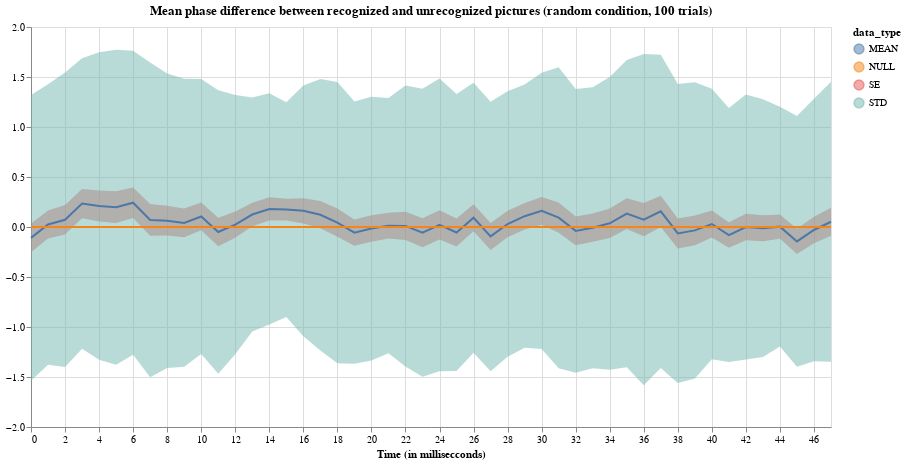

This figure's notebook cell:
### Markdown cell above
The two plots below illustrate the main results of the experiment. In case recognition is not contingent on the gamma phase, the average phase difference merely deviates from 0, while under the contingency assumption a systematic difference is apparent.

### Code cell
plot_result(mixed_result_rand, "random", 100)

### Figure 1 — Vega-Lite specification as saved in the notebook (floating-point values rounded to 4 significant figures)
{"config": {"view": {"continuousWidth": 400, "continuousHeight": 300}}, "layer": [{"data": {"name": "data-3b3e21188ccf3546d18593c46db2bdf4"}, "mark": {"type": "area", "opacity": 0.5}, "encoding": {"color": {"type": "nominal", "field": "data_type"}, "x": {"type": "quantitative", "field": "index", "scale": {"domain": [0, 47], "nice": false}, "title": "Time (in millisecconds)"}, "y": {"type": "quantitative", "field": "bottom", "scale": {"domain": [-1.774, 1.774]}, "title": null}, "y2": {"field": "top"}}, "height": 400, "title": "Mean phase difference between recognized and unrecognized pictures (random condition, 100 trials)", "width": 800}, {"data": {"name": "data-e67539eddb3510c9470694d0b4646667"}, "mark": "line", "encoding": {"color": {"type": "nominal", "field": "data_type"}, "x": {"type": "quantitative", "field": "index", "scale": {"domain": [0, 47], "nice": false}, "title": "Time (in millisecconds)"}, "y": {"type": "quantitative", "field": "values"}}, "height": 400, "title": "Mean phase difference between recognized and unrecognized pictures (random condition, 100 trials)", "width": 800}], "$schema": "https://vega.github.io/schema/vega-lite/v4.8.1.json", "datasets": {"data-3b3e21188ccf3546d18593c46db2bdf4": [{"index": 0, "bottom": -0.2524, "data_type": "SE", "top": 0.0346}, {"index": 1, "bottom": -0.1157, "data_type": "SE", "top": 0.166}, {"index": 2, "bottom": -0.07619, "data_type": "SE", "top": 0.2198}, {"index": 3, "bottom": 0.08797, "data_type": "SE", "top": 0.3799}, {"index": 4, "bottom": 0.05524, "data_type": "SE", "top": 0.3645}, {"index": 5, "bottom": 0.04035, "data_type": "SE", "top": 0.3569}, {"index": 6, "bottom": 0.08994, "data_type": "SE", "top": 0.3956}, {"index": 7, "bottom": -0.08709, "data_type": "SE", "top": 0.2291}, {"index": 8, "bottom": -0.08458, "data_type": "SE", "top": 0.2115}, {"index": 9, "bottom": -0.1034, "data_type": "SE", "top": 0.186}, {"index": 10, "bottom": -0.03262, "data_type": "SE", "top": 0.2438}, {"index": 11, "bottom": -0.1928, "data_type": "SE", "top": 0.09222}, {"index": 12, "bottom": -0.1064, "data_type": "SE", "top": 0.154}, {"index": 13, "bottom": 0.007098, "data_type": "SE", "top": 0.2421}, {"index": 14, "bottom": 0.0643, "data_type": "SE", "top": 0.2966}, {"index": 15, "bottom": 0.06616, "data_type": "SE", "top": 0.2819}, {"index": 16, "bottom": 0.0355, "data_type": "SE", "top": 0.2873}, {"index": 17, "bottom": -0.01363, "data_type": "SE", "top": 0.2591}, {"index": 18, "bottom": -0.09725, "data_type": "SE", "top": 0.1855}, {"index": 19, "bottom": -0.1884, "data_type": "SE", "top": 0.07511}, {"index": 20, "bottom": -0.1485, "data_type": "SE", "top": 0.1167}, {"index": 21, "bottom": -0.1148, "data_type": "SE", "top": 0.1416}, {"index": 22, "bottom": -0.1305, "data_type": "SE", "top": 0.1518}, {"index": 23, "bottom": -0.2017, "data_type": "SE", "top": 0.08776}, {"index": 24, "bottom": -0.1262, "data_type": "SE", "top": 0.168}, {"index": 25, "bottom": -0.1941, "data_type": "SE", "top": 0.08427}, {"index": 26, "bottom": -0.04333, "data_type": "SE", "top": 0.2282}, {"index": 27, "bottom": -0.2297, "data_type": "SE", "top": 0.04108}, {"index": 28, "bottom": -0.1036, "data_type": "SE", "top": 0.1635}, {"index": 29, "bottom": -0.02415, "data_type": "SE", "top": 0.2404}, {"index": 30, "bottom": 0.02262, "data_type": "SE", "top": 0.3002}, {"index": 31, "bottom": -0.05798, "data_type": "SE", "top": 0.2445}, {"index": 32, "bottom": -0.1813, "data_type": "SE", "top": 0.104}, {"index": 33, "bottom": -0.1481, "data_type": "SE", "top": 0.1343}, {"index": 34, "bottom": -0.1101, "data_type": "SE", "top": 0.1842}, {"index": 35, "bottom": -0.02048, "data_type": "SE", "top": 0.2881}, {"index": 36, "bottom": -0.0923, "data_type": "SE", "top": 0.2408}, {"index": 37, "bottom": -0.001075, "data_type": "SE", "top": 0.3137}, {"index": 38, "bottom": -0.2148, "data_type": "SE", "top": 0.08585}, {"index": 39, "bottom": -0.1827, "data_type": "SE", "top": 0.1151}, {"index": 40, "bottom": -0.1061, "data_type": "SE", "top": 0.1658}, {"index": 41, "bottom": -0.208, "data_type": "SE", "top": 0.04724}, {"index": 42, "bottom": -0.1331, "data_type": "SE", "top": 0.133}, {"index": 43, "bottom": -0.1418, "data_type": "SE", "top": 0.1173}, {"index": 44, "bottom": -0.1171, "data_type": "SE", "top": 0.124}, {"index": 45, "bottom": -0.2706, "data_type": "SE", "top": -0.01849}, {"index": 46, "bottom": -0.1617, "data_type": "SE", "top": 0.1021}, {"index": 47, "bottom": -0.08801, "data_type": "SE", "top": 0.1935}, {"index": 0, "bottom": -1.537, "data_type": "STD", "top": 1.319}, {"index": 1, "bottom": -1.376, "data_type": "STD", "top": 1.427}, {"index": 2, "bottom": -1.401, "data_type": "STD", "top": 1.544}, {"index": 3, "bottom": -1.219, "data_type": "STD", "top": 1.686}, {"index": 4, "bottom": -1.329, "data_type": "STD", "top": 1.748}, {"index": 5, "bottom": -1.376, "data_type": "STD", "top": 1.774}, {"index": 6, "bottom": -1.278, "data_type": "STD", "top": 1.763}, {"index": 7, "bottom": -1.502, "data_type": "STD", "top": 1.644}, {"index": 8, "bottom": -1.409, "data_type": "STD", "top": 1.536}, {"index": 9, "bottom": -1.399, "data_type": "STD", "top": 1.481}, {"index": 10, "bottom": -1.269, "data_type": "STD", "top": 1.481}, {"index": 11, "bottom": -1.468, "data_type": "STD", "top": 1.368}, {"index": 12, "bottom": -1.272, "data_type": "STD", "top": 1.319}, {"index": 13, "bottom": -1.045, "data_type": "STD", "top": 1.294}, {"index": 14, "bottom": -0.9754, "data_type": "STD", "top": 1.336}, {"index": 15, "bottom": -0.8991, "data_type": "STD", "top": 1.247}, {"index": 16, "bottom": -1.092, "data_type": "STD", "top": 1.414}, {"index": 17, "bottom": -1.234, "data_type": "STD", "top": 1.48}, {"index": 18, "bottom": -1.363, "data_type": "STD", "top": 1.451}, {"index": 19, "bottom": -1.368, "data_type": "STD", "top": 1.254}, {"index": 20, "bottom": -1.335, "data_type": "STD", "top": 1.303}, {"index": 21, "bottom": -1.262, "data_type": "STD", "top": 1.289}, {"index": 22, "bottom": -1.394, "data_type": "STD", "top": 1.415}, {"index": 23, "bottom": -1.497, "data_type": "STD", "top": 1.383}, {"index": 24, "bottom": -1.442, "data_type": "STD", "top": 1.484}, {"index": 25, "bottom": -1.44, "data_type": "STD", "top": 1.33}, {"index": 26, "bottom": -1.258, "data_type": "STD", "top": 1.443}, {"index": 27, "bottom": -1.441, "data_type": "STD", "top": 1.253}, {"index": 28, "bottom": -1.299, "data_type": "STD", "top": 1.358}, {"index": 29, "bottom": -1.208, "data_type": "STD", "top": 1.424}, {"index": 30, "bottom": -1.219, "data_type": "STD", "top": 1.542}, {"index": 31, "bottom": -1.412, "data_type": "STD", "top": 1.598}, {"index": 32, "bottom": -1.458, "data_type": "STD", "top": 1.381}, {"index": 33, "bottom": -1.412, "data_type": "STD", "top": 1.398}, {"index": 34, "bottom": -1.427, "data_type": "STD", "top": 1.501}, {"index": 35, "bottom": -1.401, "data_type": "STD", "top": 1.669}, {"index": 36, "bottom": -1.583, "data_type": "STD", "top": 1.731}, {"index": 37, "bottom": -1.41, "data_type": "STD", "top": 1.722}, {"index": 38, "bottom": -1.56, "data_type": "STD", "top": 1.431}, {"index": 39, "bottom": -1.515, "data_type": "STD", "top": 1.448}, {"index": 40, "bottom": -1.323, "data_type": "STD", "top": 1.382}, {"index": 41, "bottom": -1.35, "data_type": "STD", "top": 1.189}, {"index": 42, "bottom": -1.324, "data_type": "STD", "top": 1.324}, {"index": 43, "bottom": -1.301, "data_type": "STD", "top": 1.277}, {"index": 44, "bottom": -1.196, "data_type": "STD", "top": 1.203}, {"index": 45, "bottom": -1.399, "data_type": "STD", "top": 1.11}, {"index": 46, "bottom": -1.342, "data_type": "STD", "top": 1.282}, {"index": 47, "bottom": -1.348, "data_type": "STD", "top": 1.453}], "data-e67539eddb3510c9470694d0b4646667": [{"index": 0, "values": -0.1089, "data_type": "MEAN"}, {"index": 1, "values": 0.02514, "data_type": "MEAN"}, {"index": 2, "values": 0.0718, "data_type": "MEAN"}, {"index": 3, "values": 0.234, "data_type": "MEAN"}, {"index": 4, "values": 0.2099, "data_type": "MEAN"}, {"index": 5, "values": 0.1986, "data_type": "MEAN"}, {"index": 6, "values": 0.2428, "data_type": "MEAN"}, {"index": 7, "values": 0.07102, "data_type": "MEAN"}, {"index": 8, "values": 0.06344, "data_type": "MEAN"}, {"index": 9, "values": 0.04129, "data_type": "MEAN"}, {"index": 10, "values": 0.1056, "data_type": "MEAN"}, {"index": 11, "values": -0.05031, "data_type": "MEAN"}, {"index": 12, "values": 0.02376, "data_type": "MEAN"}, {"index": 13, "values": 0.1246, "data_type": "MEAN"}, {"index": 14, "values": 0.1805, "data_type": "MEAN"}, {"index": 15, "values": 0.174, "data_type": "MEAN"}, {"index": 16, "values": 0.1614, "data_type": "MEAN"}, {"index": 17, "values": 0.1227, "data_type": "MEAN"}, {"index": 18, "values": 0.04413, "data_type": "MEAN"}, {"index": 19, "values": -0.05665, "data_type": "MEAN"}, {"index": 20, "values": -0.01589, "data_type": "MEAN"}, {"index": 21, "values": 0.01338, "data_type": "MEAN"}, {"index": 22, "values": 0.01067, "data_type": "MEAN"}, {"index": 23, "values": -0.05697, "data_type": "MEAN"}, {"index": 24, "values": 0.02093, "data_type": "MEAN"}, {"index": 25, "values": -0.05492, "data_type": "MEAN"}, {"index": 26, "values": 0.09243, "data_type": "MEAN"}, {"index": 27, "values": -0.0943, "data_type": "MEAN"}, {"index": 28, "values": 0.02994, "data_type": "MEAN"}, {"index": 29, "values": 0.1081, "data_type": "MEAN"}, {"index": 30, "values": 0.1614, "data_type": "MEAN"}, {"index": 31, "values": 0.09327, "data_type": "MEAN"}, {"index": 32, "values": -0.03865, "data_type": "MEAN"}, {"index": 33, "values": -0.006922, "data_type": "MEAN"}, {"index": 34, "values": 0.03705, "data_type": "MEAN"}, {"index": 35, "values": 0.1338, "data_type": "MEAN"}, {"index": 36, "values": 0.07423, "data_type": "MEAN"}, {"index": 37, "values": 0.1563, "data_type": "MEAN"}, {"index": 38, "values": -0.06448, "data_type": "MEAN"}, {"index": 39, "values": -0.03379, "data_type": "MEAN"}, {"index": 40, "values": 0.02983, "data_type": "MEAN"}, {"index": 41, "values": -0.08037, "data_type": "MEAN"}, {"index": 42, "values": -4.241e-05, "data_type": "MEAN"}, {"index": 43, "values": -0.01222, "data_type": "MEAN"}, {"index": 44, "values": 0.003443, "data_type": "MEAN"}, {"index": 45, "values": -0.1445, "data_type": "MEAN"}, {"index": 46, "values": -0.02983, "data_type": "MEAN"}, {"index": 47, "values": 0.05273, "data_type": "MEAN"}, {"index": 0, "values": 0.0, "data_type": "NULL"}, {"index": 1, "values": 0.0, "data_type": "NULL"}, {"index": 2, "values": 0.0, "data_type": "NULL"}, {"index": 3, "values": 0.0, "data_type": "NULL"}, {"index": 4, "values": 0.0, "data_type": "NULL"}, {"index": 5, "values": 0.0, "data_type": "NULL"}, {"index": 6, "values": 0.0, "data_type": "NULL"}, {"index": 7, "values": 0.0, "data_type": "NULL"}, {"index": 8, "values": 0.0, "data_type": "NULL"}, {"index": 9, "values": 0.0, "data_type": "NULL"}, {"index": 10, "values": 0.0, "data_type": "NULL"}, {"index": 11, "values": 0.0, "data_type": "NULL"}, {"index": 12, "values": 0.0, "data_type": "NULL"}, {"index": 13, "values": 0.0, "data_type": "NULL"}, {"index": 14, "values": 0.0, "data_type": "NULL"}, {"index": 15, "values": 0.0, "data_type": "NULL"}, {"index": 16, "values": 0.0, "data_type": "NULL"}, {"index": 17, "values": 0.0, "data_type": "NULL"}, {"index": 18, "values": 0.0, "data_type": "NULL"}, {"index": 19, "values": 0.0, "data_type": "NULL"}, {"index": 20, "values": 0.0, "data_type": "NULL"}, {"index": 21, "values": 0.0, "data_type": "NULL"}, {"index": 22, "values": 0.0, "data_type": "NULL"}, {"index": 23, "values": 0.0, "data_type": "NULL"}, {"index": 24, "values": 0.0, "data_type": "NULL"}, {"index": 25, "values": 0.0, "data_type": "NULL"}, {"index": 26, "values": 0.0, "data_type": "NULL"}, {"index": 27, "values": 0.0, "data_type": "NULL"}, {"index": 28, "values": 0.0, "data_type": "NULL"}, {"index": 29, "values": 0.0, "data_type": "NULL"}, {"index": 30, "values": 0.0, "data_type": "NULL"}, {"index": 31, "values": 0.0, "data_type": "NULL"}, {"index": 32, "values": 0.0, "data_type": "NULL"}, {"index": 33, "values": 0.0, "data_type": "NULL"}, {"index": 34, "values": 0.0, "data_type": "NULL"}, {"index": 35, "values": 0.0, "data_type": "NULL"}, {"index": 36, "values": 0.0, "data_type": "NULL"}, {"index": 37, "values": 0.0, "data_type": "NULL"}, {"index": 38, "values": 0.0, "data_type": "NULL"}, {"index": 39, "values": 0.0, "data_type": "NULL"}, {"index": 40, "values": 0.0, "data_type": "NULL"}, {"index": 41, "values": 0.0, "data_type": "NULL"}, {"index": 42, "values": 0.0, "data_type": "NULL"}, {"index": 43, "values": 0.0, "data_type": "NULL"}, {"index": 44, "values": 0.0, "data_type": "NULL"}, {"index": 45, "values": 0.0, "data_type": "NULL"}, {"index": 46, "values": 0.0, "data_type": "NULL"}, {"index": 47, "values": 0.0, "data_type": "NULL"}]}}
